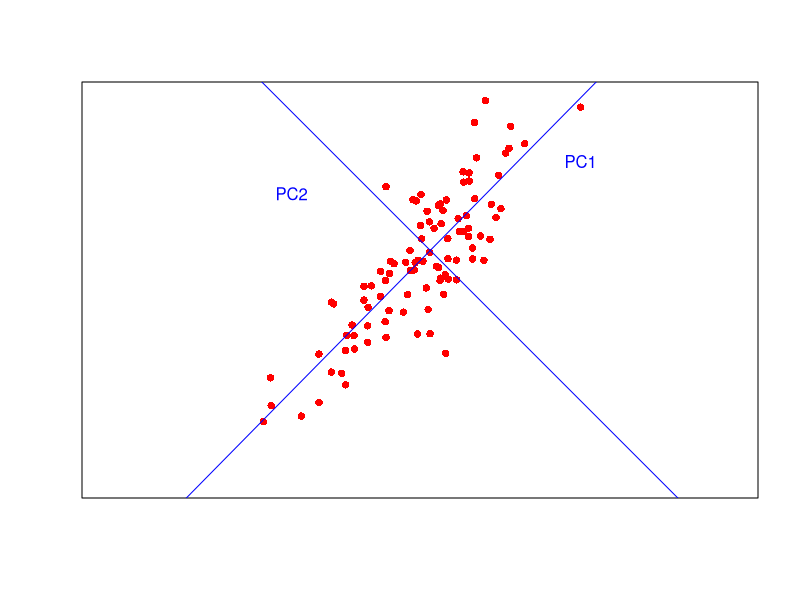
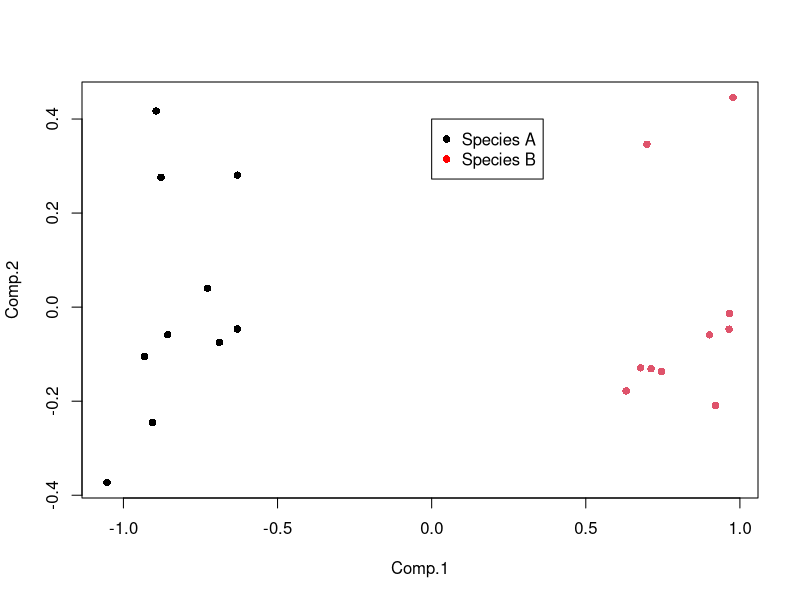
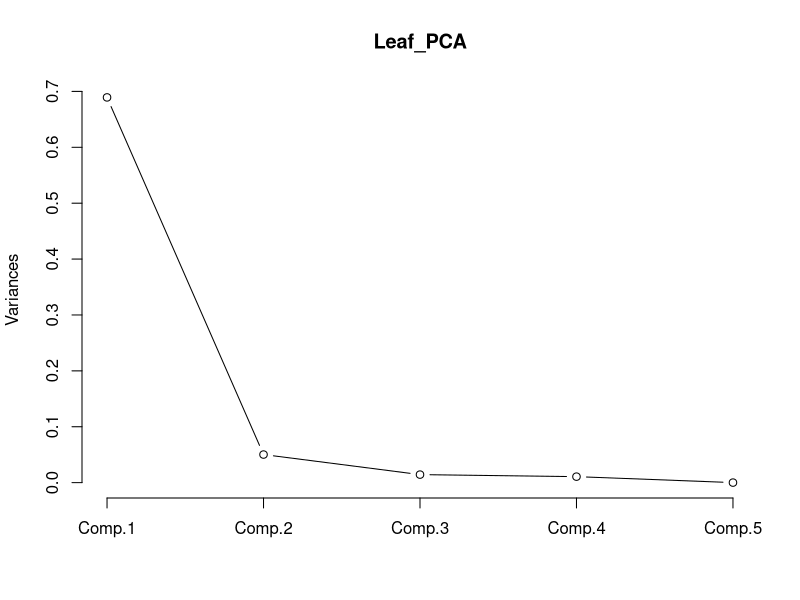
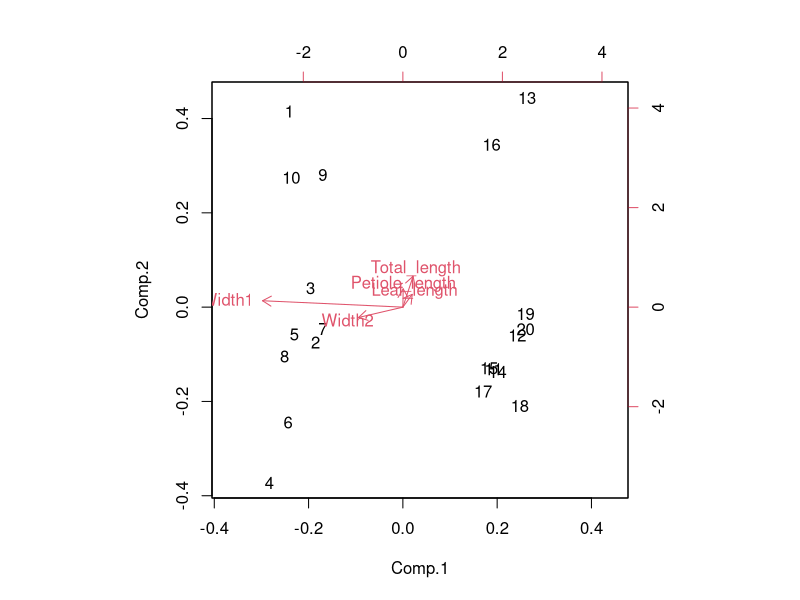

These figures' R source, in order:
## ---- chunk 1
x <- rnorm(100, mean = 30, sd = 10)
y <- x + rnorm(100, mean = 4, sd = 6)
plot(y ~ x, pch = 16, col = "red", xlab = "", ylab = "", xlim = c(0, 60), ylim = c(0, 60), xaxt = "n", yaxt = "n", asp = 1)


fit <- lm(y ~ x)

b1 <- fit$coefficients[1]
a1 <- fit$coefficients[2]

abline(fit, col = "blue")

x0 <- median(x)
y0 <- predict(fit, list(x = x0))

x1 <- x0 - 5

b2 <- 2 * a1 * x0 + b1
y1 <- -a1 * x1 + b2

abline(b2, -1, col = "blue")

text(55, 50, "PC1", col = "blue")
text(10, 45, "PC2", col = "blue")
## ---- chunk 2
Leaf_shape <- read.csv(file = "Leafshape.csv", header = TRUE)
## ---- chunk 3
Species <- Leaf_shape$Species
Leaf_data <- Leaf_shape[, 2:6]
## ---- chunk 4
Leaf_PCA <- princomp(Leaf_data, cor = FALSE)
## ---- chunk 5
plot(Leaf_PCA$scores, pch = 16, col = as.factor(Species))
legend(0, 0.4, c("Species A", "Species B"), pch = 16, col = c("black", "red"))
## ---- chunk 6
summary(Leaf_PCA)
## ---- chunk 7
screeplot(Leaf_PCA, type = "lines")
## ---- chunk 8
loadings(Leaf_PCA)
## ---- chunk 9
biplot(Leaf_PCA)
